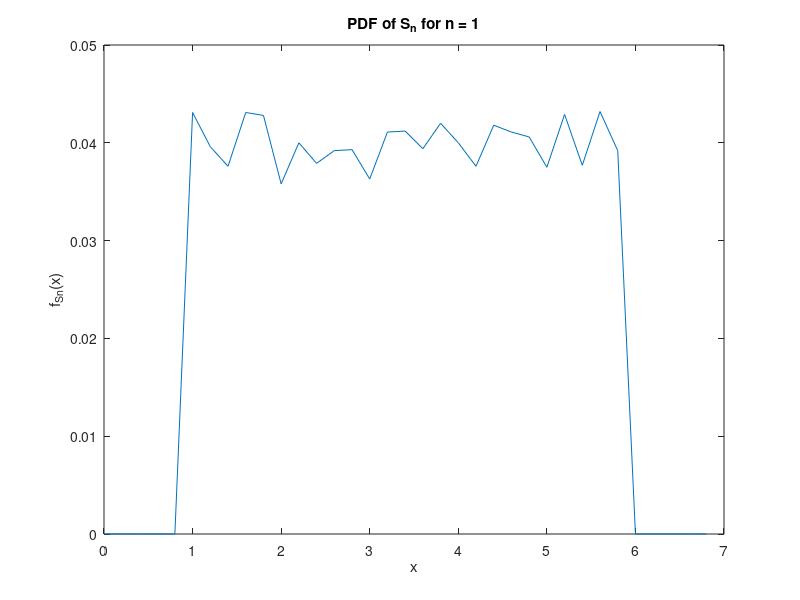
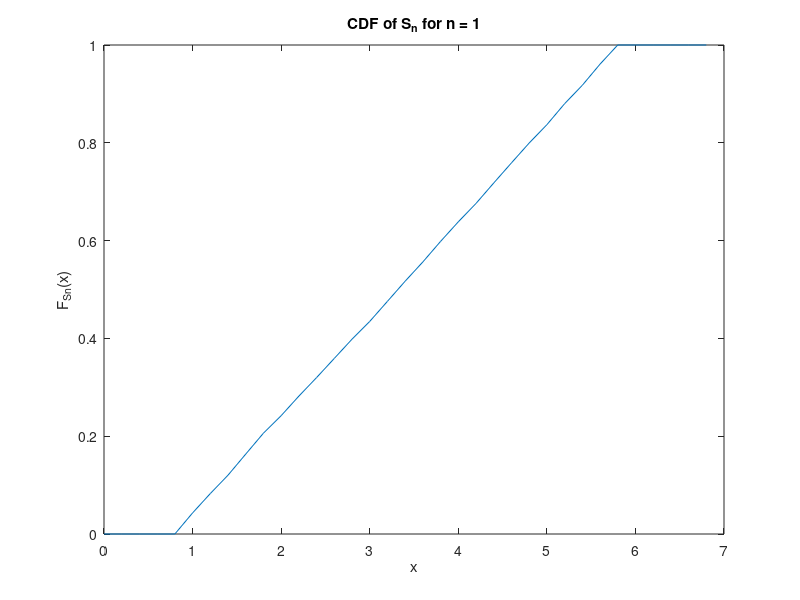
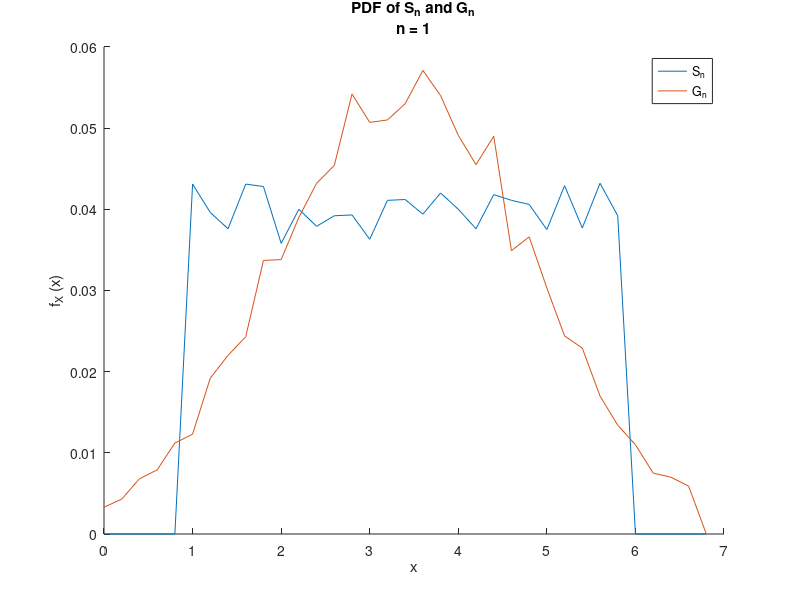
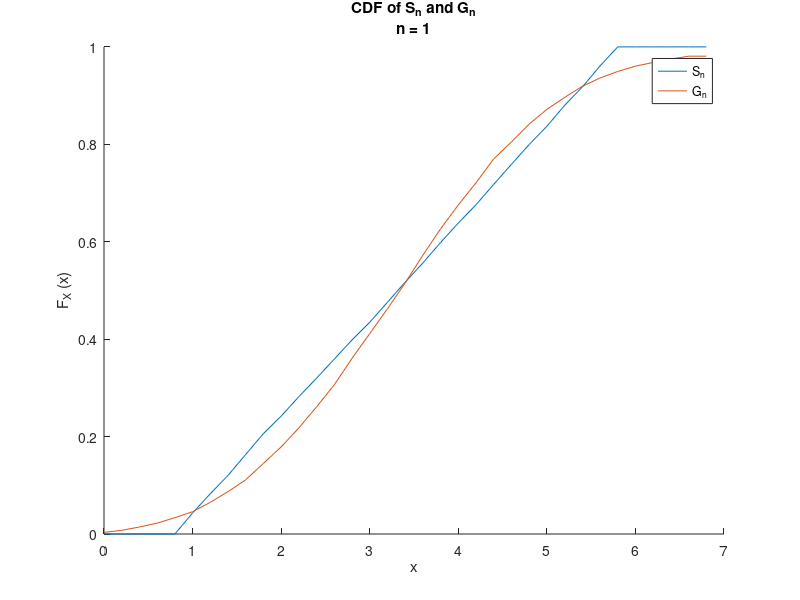

Write MATLAB code to recreate these figures, in order. (Note: this script raises an error after producing the figures.)
t = 10000; n = [1 5 15 50]; S = zeros(1,t); Seq= zeros(4,t); Seq2= zeros(4,t);

%% Part A
for i = 1:1:4    
    if i==1
          X = 5.*rand(1,t)+1; 
          Seq(i,:) = X;
     else
         Seq(i,:) = Seq(i-1,:);
         
         for j = n(i-1)+1:1:n(i)
              X = 5.*rand(1,t)+1; 
              Seq(i,:) = Seq(i,:) + X;
         end
     end

     dom = min(Seq(i,:))-1:0.2:max(Seq(i,:))+1;
     pdfe = histc(Seq(i,:),dom)/t; cdfe = cumsum(pdfe);
     
     figure
     plot(dom,pdfe); xlabel('x');ylabel('f_S_n(x)');
     title({sprintf('PDF of S_n for n = %d', n(i))});

     figure
     plot(dom,cdfe); xlabel('x'); ylabel('F_S_n(x)');
     title({sprintf('CDF of S_n for n = %d', n(i))});
     
     %% Part B
     for j = 1:1:4
         display (mean(Seq(j,:)), sprintf('Mean, n = %g', n(j)));
         display (var(Seq(j,:)),  sprintf('Variance, n = %g', n(j)));
     end
     
     %% Part C
     G = std(Seq(i,:))*randn(1,t)+ mean(Seq(i,:));
     pdfn = histc(G,dom)/t; cdfn=cumsum(pdfn);
     
     figure;
     hold on
     plot (dom, pdfe); plot (dom, pdfn);
     hold off 
     xlabel('x'); ylabel('f_X (x)'); legend ('S_n','G_n');
     title ({'PDF of S_n and G_n',sprintf('n = %g', n(i))});
     
     figure;
     hold on
     plot (dom, cdfe); plot (dom,cdfn);
     xlabel('x'); ylabel('F_X (x)'); legend ('S_n','G_n');
     title ({'CDF of S_n and G_n',sprintf('n = %g', n(i))});

end

%% Part D
DMat = zeros(1, 10000);

for i = 1:10000
    for j = 1:50
        DMat(1, i) = exprnd(1) + DMat(1,i);
    end
end

figure;
x1 = 1:.1:100;
subplot(2,1,1);
graphs = histogram(DMat(1,:), 50, 'Normalization', 'probability');  
title('PDF n = 50 Exponential RV'); xlabel('Sum (S)'); ylabel('P[X = x]'); 
subplot(2,1,2); tab1 = tabulate(DMat(1,:)); plot(tab1(:,1),cumsum(tab1(:,2))./10000);
title('CDF n = 50 Exponential RV'); xlabel('Sum (S)'); ylabel('P[X = x]'); 
subplot(2,1,1); hold on; gaussian = normpdf(x1, 50, sqrt(20)); 
plot(x1, gaussian); legend ('Gaussian','S'); subplot(2,1,2); hold on;
plot(x1, normcdf(x1, 50, sqrt(20))); legend ('Gaussian','S');